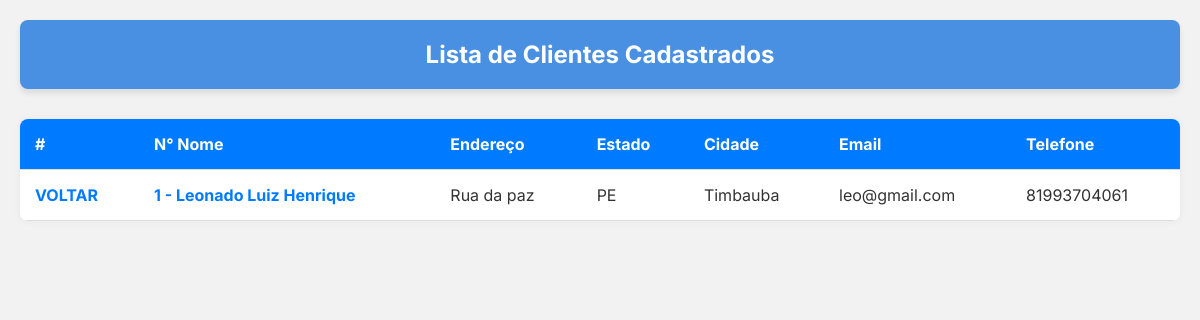
The page /cliente/1/ on the database its author committed.
### core/models.py (models this page shows, shortened)
class Cliente(models.Model):
    nome = models.CharField('Nome', max_length=100)  # Nome do cliente
    sobrenome = models.CharField(
        'Sobrenome', max_length=100)  # Sobrenome do cliente
    endereco = models.CharField(
        'Endereço', max_length=200)  # Endereço do cliente
    estado = models.CharField('Estado', max_length=50)  # Estado do cliente
    cidade = models.CharField('Cidade', max_length=100)  # Cidade do cliente
    email = models.EmailField('E-mail', max_length=100)  # E-mail do cliente
    telefone = models.CharField(
        'Telefone', max_length=15, blank=True, null=True)  # Telefone do cliente

### core/views.py (the view)
# urls.py: path('cliente/<int:pk>/', cliente, name='cliente'),
def cliente(request, pk):
    cli = Cliente.objects.get(pk=pk)
    context = {
        'cliente': cli,
    }
    return render(request, 'cliente.html', context)

### core/templates/cliente.html (shortened to what this page needs)
{% load static %}
<!DOCTYPE html>
<html lang="pt-br">
<head>
    <link rel="stylesheet" href="{% static 'css/cliente.css' %}">
</head>
<body style="font-family: 'Inter', sans-serif;">
    <header>
      <h2>Lista de Clientes Cadastrados</h2>
    </header>
    <table class="tabela-clientes">
      <thead>
        <tr>
          <th>#</th>
          <th>N° Nome</th>
          <th>Endereço</th>
          <th>Estado</th>
          <th>Cidade</th>
          <th>Email</th>
          <th>Telefone</th>
        </tr>
      </thead>
      <tbody>
        <tr>
          <td><a href="{% url 'index' %}">VOLTAR</a></td>
          <td>
            <a href="#">{{ cliente.id }} - {{ cliente.nome }} {{ cliente.sobrenome }}</a>
          </td>
          <td>{{ cliente.endereco }}</td>
          <td>{{ cliente.estado }}</td>
          <td>{{ cliente.cidade }}</td>
          <td>{{ cliente.email }}</td>
          <td>{{ cliente.telefone }}</td>
        </tr>
      </tbody>
    </table>
  </body>
</html>

### core/static/css/cliente.css (style rules this page uses)
* { margin: 0; padding: 0; box-sizing: border-box; font-family:'Inter', sans-serif; ; }
body { background-color: #f2f2f2; padding: 20px; color: #333; }
header { background-color: #4a90e2; color: white; padding: 20px; text-align: center; border-radius: 8px; margin-bottom: 30px; box-shadow: 0 4px 6px rgba(0, 0, 0, 0.1); }
header h2 { font-size: 24px; font-weight: bold; }
table.tabela-clientes { width: 100%; border-collapse: collapse; background-color: white; border-radius: 8px; overflow: hidden; box-shadow: 0 0 10px rgba(0,0,0,0.05); }
.tabela-clientes thead { background-color: #007BFF; color: white; }
.tabela-clientes th, .tabela-clientes td { padding: 15px; text-align: left; border-bottom: 1px solid #ddd; }
.tabela-clientes a { text-decoration: none; color: #007BFF; font-weight: bold; }

### rows shown on the page
Cliente: id "1", nome "Leonado Luiz", sobrenome "Henrique", endereco "Rua da paz", estado "PE", cidade "Timbauba", email "leo@gmail.com", telefone "81993704061"
